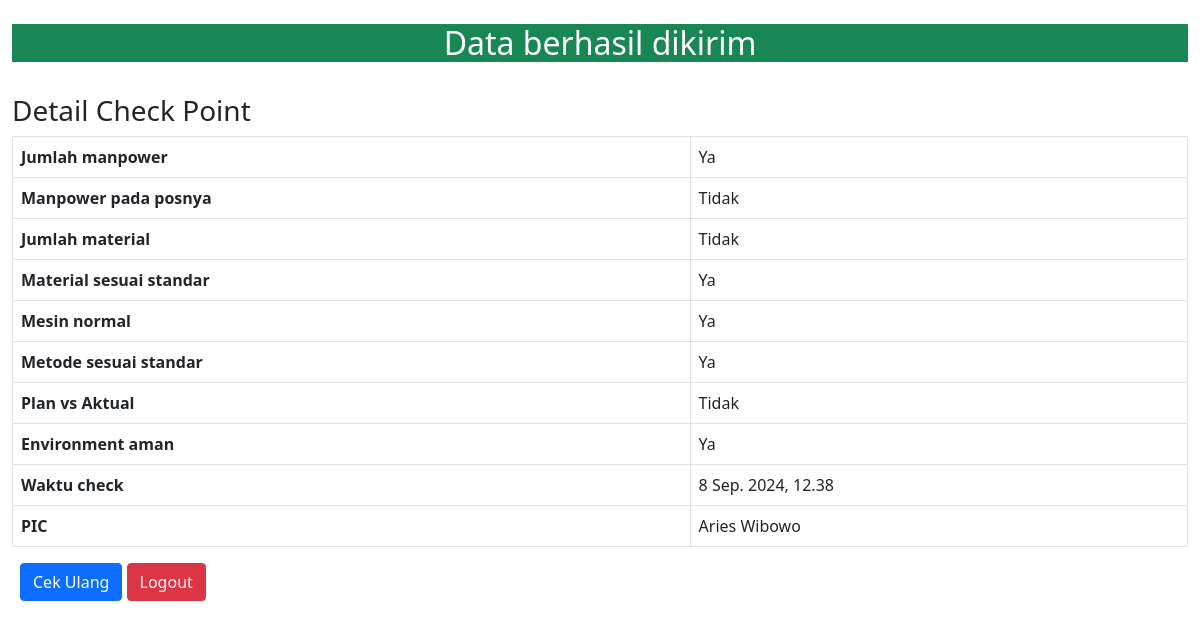
Screenshot of /success/3/ with the database file from the repository.
### CheckPointApp/models.py (models this page shows, shortened)
class CpInputModel(models.Model):
    STATUS_CHOICES = (
        (True, 'Ya'),
        (False, 'Tidak')
    )
    mp_jumlah = models.BooleanField(choices=STATUS_CHOICES, default=False, null=False)
    mp_pos = models.BooleanField(choices=STATUS_CHOICES, default=False, null=False)
    material_jumlah = models.BooleanField(choices=STATUS_CHOICES, default=False,null=False)
    material_std = models.BooleanField(choices=STATUS_CHOICES, default=False, null=False)
    mesin_normal = models.BooleanField(choices=STATUS_CHOICES, default=False, null=False)
    metode_sesuai = models.BooleanField(choices=STATUS_CHOICES, default=False, null=False)
    plan_vs_actual = models.BooleanField(choices=STATUS_CHOICES, default=False, null=False)
    environment_aman = models.BooleanField(choices=STATUS_CHOICES, default=False, null=False)
    tanggal_check = models.DateTimeField(auto_now_add=True, null=False)
    person = models.ForeignKey(User, on_delete=models.CASCADE)

### CheckPointApp/views.py (the view)
# urls.py: path('success/<int:pk>/', views.Success.as_view(), name="success"),
class Success(DetailView):
    model = CpInputModel
    template_name = 'success.html'

### templates/success.html (shortened to what this page needs)
{% load static %}
<!DOCTYPE html>
<html>
    <head>
        <link rel="stylesheet" type="text/css" href="https://cdn.datatables.net/1.12.1/css/jquery.dataTables.min.css">
        <link href="https://cdn.jsdelivr.net/npm/bootstrap@5.1.3/dist/css/bootstrap.min.css" rel="stylesheet">
    </head>
    <body class="py-4">
        <div class="container-fluid">
            <div class="bg-success text-center text-white align-middle">
                <h2>Data berhasil dikirim</h2>
            </div>
            <br>
            <h3>Detail Check Point</h3>
            <table class="table table-bordered">
                <tbody>
                    <tr>
                        <th>Jumlah manpower</th>
                        <td>{{ object.mp_jumlah|yesno:"Ya,Tidak" }}</td>
                    </tr>
                    <tr>
                        <th>Manpower pada posnya</th>
                        <td>{{ object.mp_pos|yesno:"Ya,Tidak" }}</td>
                    </tr>
                    <tr>
                        <th>Jumlah material</th>
                        <td>{{ object.material_jumlah|yesno:"Ya,Tidak" }}</td>
                    </tr>
                    <tr>
                        <th>Material sesuai standar</th>
                        <td>{{ object.material_std|yesno:"Ya,Tidak" }}</td>
                    </tr>
                    <tr>
                        <th>Mesin normal</th>
                        <td>{{ object.mesin_normal|yesno:"Ya,Tidak" }}</td>
                    </tr>
                    <tr>
                        <th>Metode sesuai standar</th>
                        <td>{{ object.metode_sesuai|yesno:"Ya,Tidak" }}</td>
                    </tr>
                    <tr>
                        <th>Plan vs Aktual</th>
                        <td>{{ object.plan_vs_actual|yesno:"Ya,Tidak" }}</td>
                    </tr>
                    <tr>
                        <th>Environment aman</th>
                        <td>{{ object.environment_aman|yesno:"Ya,Tidak" }}</td>
                    </tr>
                    <tr>
                        <th>Waktu check</th>
                        <td>{{ object.tanggal_check }}</td>
                    </tr>
                    <tr>
                        <th>PIC</th>
                        <td>{{ object.person.first_name }} {{ object.person.last_name }}</td>
                    </tr>
                </tbody>
            </table>
            <div class="d-inline p-2 text-end">
            <a href="{% url 'CpInput' %}" class="btn btn-primary">Cek Ulang</a>
            <a href="{% url 'logout' %}" class="btn btn-danger">Logout</a>
        </div>
        </div>
    </body>
</html>

### rows the page displays
CpInputModel: mp_jumlah "Ya", mp_pos "Tidak", material_jumlah "Tidak", material_std "Ya", mesin_normal "Ya", metode_sesuai "Ya", plan_vs_actual "Tidak", environment_aman "Ya", tanggal_check "8 Sep. 2024, 12.38", person.first_name "Aries", person.last_name "Wibowo"
